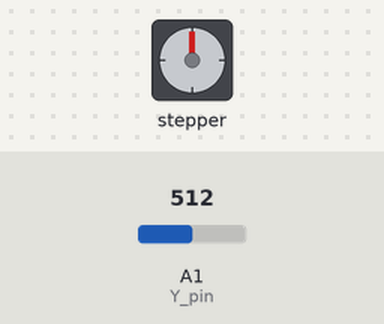
Recording of a sketch running on a simulated Arduino Uno, built with avr-gcc and run on an emulated ATmega328P. Parts: stepper motor. The inputs (shaded band) are chosen by the test bench; at power-on: A1 (Y_pin) = 512. Stepper angles assume 4096 steps per turn.

Above: at 1.2 s.
1.3 s: A1 (Y_pin) set to 28
2.8 s: A1 (Y_pin) set to 22
At 2.95 s:
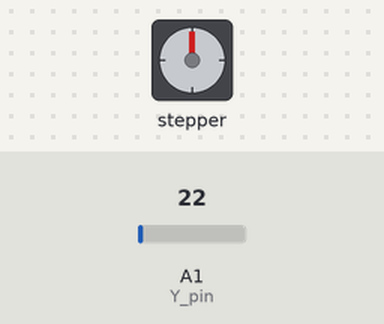
At 3.55 s:
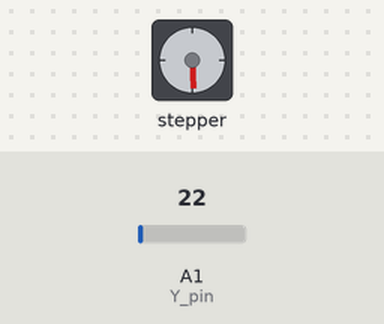
Timing chart, 0 to 23.5 s (numbered marks = the images above; inputs shaded):
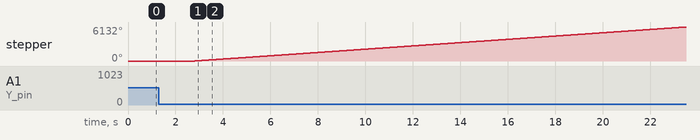

The sketch:

intergalactric_retriever_-_code_motor_y.ino
```cpp
// inge praat 3031768 - final version 2

//including library for the motor(s)
#include <CheapStepper.h>

//creating each motor and direction variable
CheapStepper stepperY;
boolean moveClockwise = true;


//connecting the x and y of the joystick to pins
//that can be used to turn on motors
const int Y_pin = A1;


// basis thats a bit VOID
void setup() {
}


// the code for the motor y to go on in
//the right direction with the right position of the joystick
void loop()
{
  if (analogRead(Y_pin) <= 25) {
    stepperY.step(moveClockwise);
  }

  if (analogRead(Y_pin) >= 1000) {
    stepperY.step(!moveClockwise);
  }

}
```

Measured:
- the behaviour switches between 26 and 25 on A1 (Y_pin) (found by bisection; images 0 and 1)
- after the input at 1.3 s, every drawn part: stays the same
- after the input at 2.8 s, stepper: keeps turning clockwise at about 296°/s, starting at once
